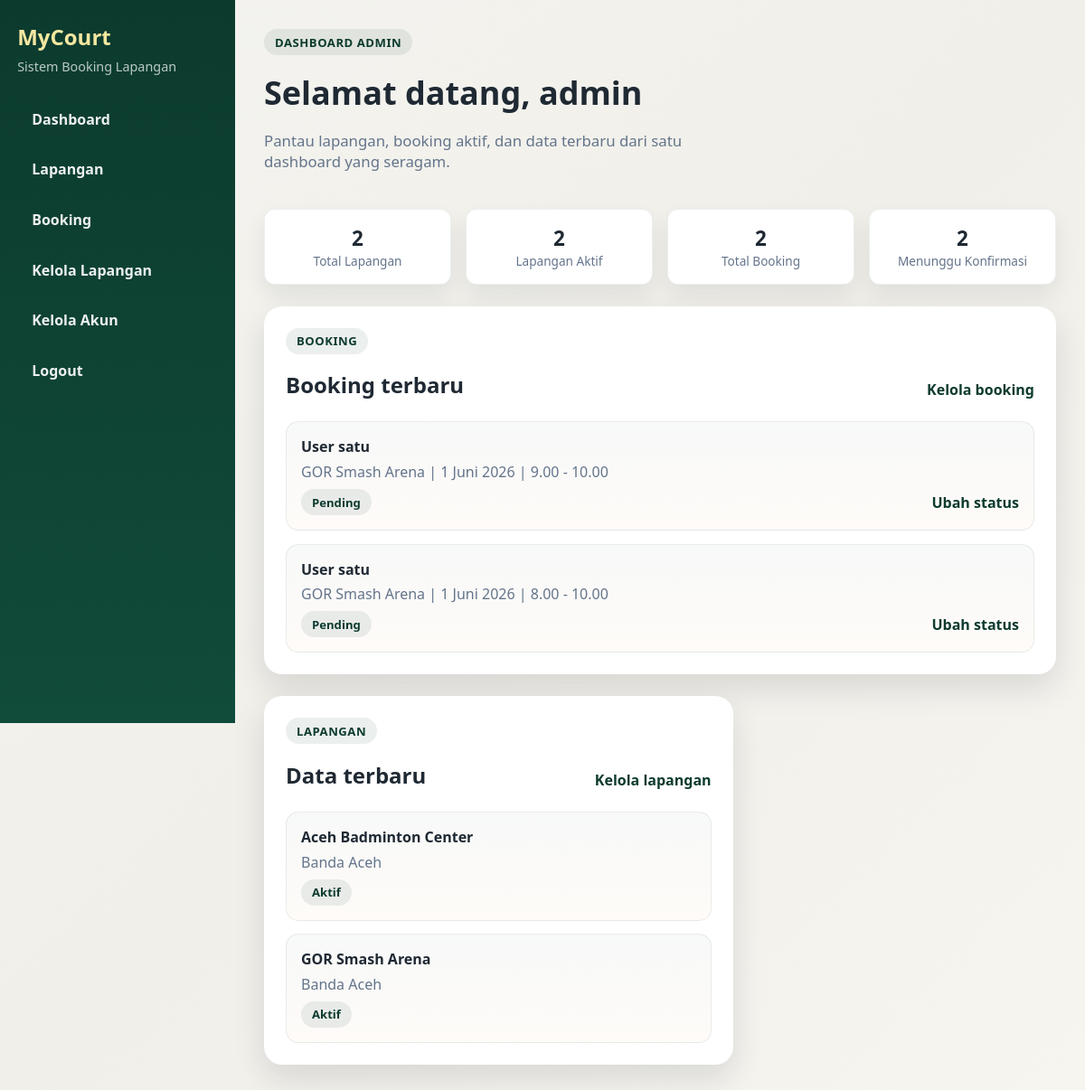
Before: /dashboard/admin/ (signed in) with the older database file.
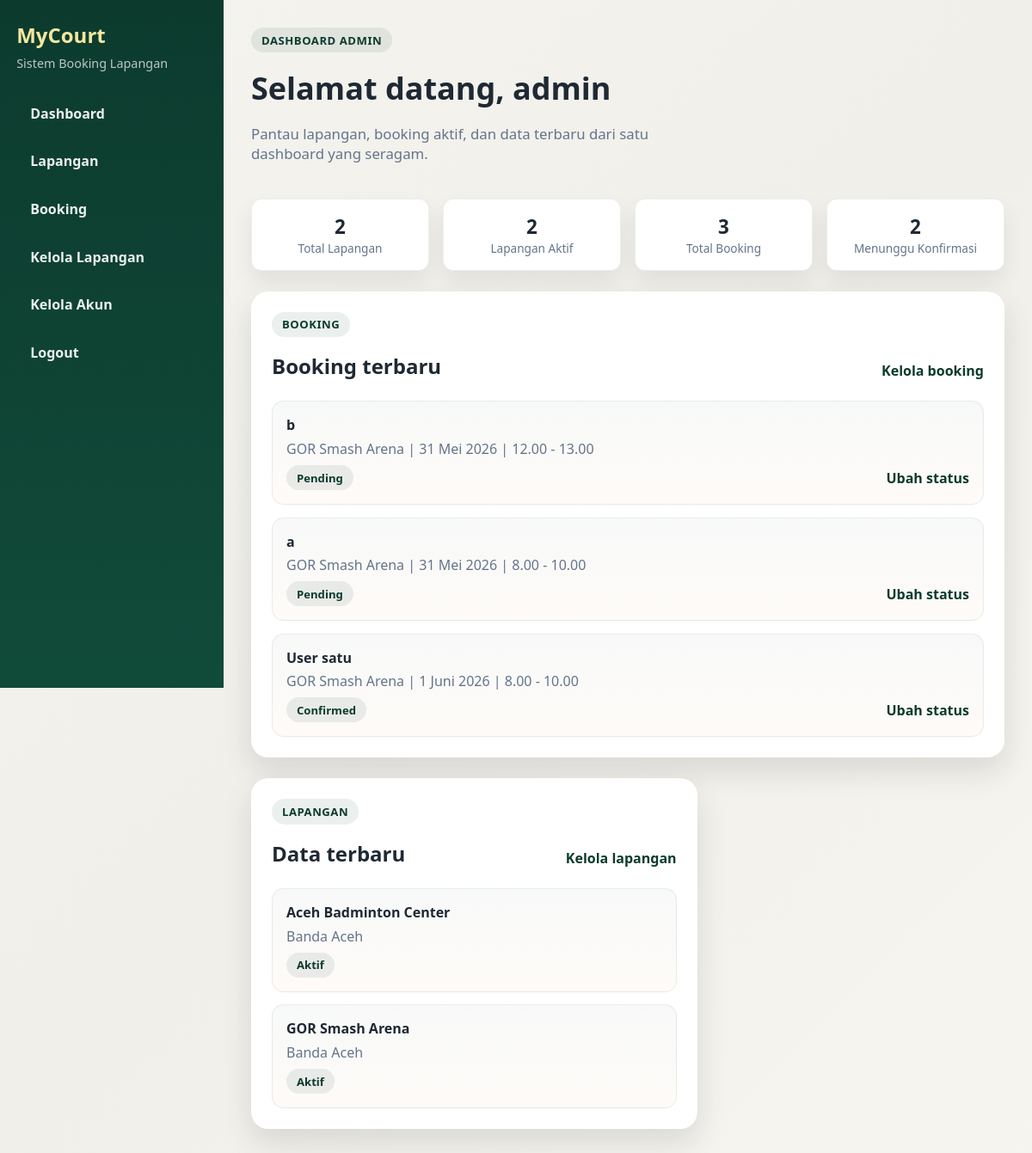
After: the same page with the newer database file.
### booking/models.py (models this page shows, shortened)
class Booking(models.Model):
    STATUS_PENDING = "pending"
    STATUS_CONFIRMED = "confirmed"
    STATUS_CANCELLED = "cancelled"
    STATUS_CHOICES = [
        (STATUS_PENDING, "Pending"),
        (STATUS_CONFIRMED, "Confirmed"),
        (STATUS_CANCELLED, "Cancelled"),
    ]
    user = models.ForeignKey(User, on_delete=models.CASCADE, related_name="bookings", null=True, blank=True)
    court = models.ForeignKey(Court, on_delete=models.CASCADE, related_name="bookings")
    full_name = models.CharField(max_length=120)
    email = models.EmailField()
    phone = models.CharField(max_length=30)
    date = models.DateField()
    start_time = models.TimeField()
    end_time = models.TimeField()
    notes = models.TextField(blank=True)
    status = models.CharField(max_length=20, choices=STATUS_CHOICES, default=STATUS_PENDING)
    created_at = models.DateTimeField(auto_now_add=True)

class Court(models.Model):
    name = models.CharField(max_length=120)
    location = models.CharField(max_length=255)
    price_per_hour = models.DecimalField(max_digits=10, decimal_places=2)
    image = models.ImageField(upload_to="court_images/", blank=True, null=True)
    description = models.TextField(blank=True)
    is_active = models.BooleanField(default=True)
    open_time = models.TimeField(default=datetime.time(6, 0))
    close_time = models.TimeField(default=datetime.time(23, 0))
    created_at = models.DateTimeField(auto_now_add=True)

### booking/views.py (the view)
# urls.py: path("dashboard/admin/", views.admin_dashboard, name="admin_dashboard"),
@login_required
def admin_dashboard(request):
    if not is_admin_user(request.user):
        return redirect("booking:user_dashboard")
    context = {
        "court_count": Court.objects.count(),
        "active_court_count": Court.objects.filter(is_active=True).count(),
        "booking_count": Booking.objects.count(),
        "pending_count": Booking.objects.filter(status=Booking.STATUS_PENDING).count(),
        "recent_bookings": Booking.objects.select_related("user", "court").order_by("-created_at")[:6],
        "recent_courts": Court.objects.order_by("-created_at")[:4],
    }
    return render(request, "booking/dashboard_admin.html", context)

### booking/views.py (called while the page is built)
def is_admin_user(user):
    return user.is_staff or user.is_superuser

### booking/templates/booking/dashboard_admin.html (shortened to what this page needs)
{% extends 'booking/admin_dashboard_base.html' %}
{% block dashboard_eyebrow %}Dashboard Admin{% endblock %}
{% block dashboard_heading %}Selamat datang, {{ user.username }}{% endblock %}
{% block dashboard_lead %}Pantau lapangan, booking aktif, dan data terbaru dari satu dashboard yang seragam.{% endblock %}
{% block admin_summary %}
        <div class="dashboard-summary">
            <div class="stat"><div class="stat-value">{{ court_count }}</div><div class="stat-label">Total Lapangan</div></div>
            <div class="stat"><div class="stat-value">{{ active_court_count }}</div><div class="stat-label">Lapangan Aktif</div></div>
            <div class="stat"><div class="stat-value">{{ booking_count }}</div><div class="stat-label">Total Booking</div></div>
            <div class="stat"><div class="stat-value">{{ pending_count }}</div><div class="stat-label">Menunggu Konfirmasi</div></div>
        </div>
{% endblock %}
{% block admin_body %}
        <div class="dashboard-grid">
            <div class="dashboard-card dashboard-wide">
                <div class="section-heading">
                    <div>
                        <p class="eyebrow">Booking</p>
                        <h2>Booking terbaru</h2>
                    </div>
                    <a class="text-link" href="{% url 'booking:admin_bookings' %}">Kelola booking</a>
                </div>
                {% if recent_bookings %}
                    <div class="dashboard-list">
                        {% for booking in recent_bookings %}
                            <div class="dashboard-item">
                                <strong>{{ booking.full_name }}</strong>
                                <p class="muted">{{ booking.court.name }} | {{ booking.date }} | {{ booking.start_time }} - {{ booking.end_time }}</p>
                                <div class="dashboard-status-row">
                                    <span class="dashboard-pill">{{ booking.get_status_display }}</span>
                                    <a class="text-link" href="{% url 'booking:admin_bookings' %}">Ubah status</a>
                                </div>
                            </div>
                        {% endfor %}
                    </div>
                {% else %}
                    <p>Belum ada booking masuk.</p>
                {% endif %}
            </div>
            <div class="dashboard-card">
                <div class="section-heading">
                    <div>
                        <p class="eyebrow">Lapangan</p>
                        <h2>Data terbaru</h2>
                    </div>
                    <a class="text-link" href="{% url 'booking:admin_courts' %}">Kelola lapangan</a>
                </div>
                {% if recent_courts %}
                    <div class="dashboard-list">
                        {% for court in recent_courts %}
                            <div class="dashboard-item">
                                <strong>{{ court.name }}</strong>
                                <p class="muted">{{ court.location }}</p>
                                <span class="dashboard-pill">{% if court.is_active %}Aktif{% else %}Nonaktif{% endif %}</span>
                            </div>
                        {% endfor %}
                    </div>
                {% else %}
                    <p>Belum ada data lapangan.</p>
                {% endif %}
            </div>
        </div>
{% endblock %}

Changed rows visible on the page:
removed Booking: full_name "User satu", court.name "GOR Smash Arena", date "1 Juni 2026", start_time "9.00", end_time "10.00", status "Pending"
added Booking: full_name "b", court.name "GOR Smash Arena", date "31 Mei 2026", start_time "12.00", end_time "13.00", status "Pending"
added Booking: full_name "a", court.name "GOR Smash Arena", date "31 Mei 2026", start_time "8.00", end_time "10.00", status "Pending"
changed Booking "User satu": status "Pending" → "Confirmed"
Other visible differences:
{{ booking_count }}: "2" → "3"
